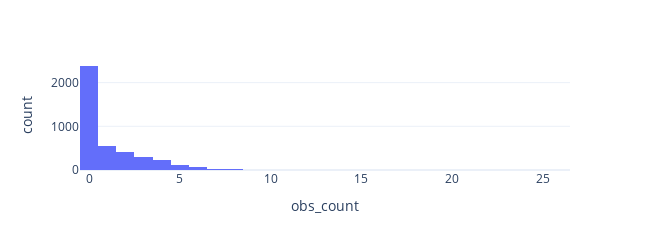

This figure's notebook cell:
### Markdown cell above
## Target variable

What about the values, which we are trying to predict?

### Code cell
px.histogram(merged, x='obs_count', nbins=int(merged['obs_count'].max()) + 1,
             height=250, width=650)

### Figure 1 — Plotly figure (JSON) as saved in the notebook; plotly's stock layout.template omitted (floating-point values rounded to 4 significant figures; data arrays with more than 128 entries replaced by an {"elided": "..."} marker saying what was removed)
{"data": [{"alignmentgroup": "True", "bingroup": "x", "hovertemplate": "obs_count=%{x}<br>count=%{y}<extra></extra>", "legendgroup": "", "marker": {"color": "#636efa"}, "name": "", "nbinsx": 27, "offsetgroup": "", "orientation": "v", "showlegend": false, "type": "histogram", "x": {"elided": "4139 int values"}, "xaxis": "x", "yaxis": "y"}], "layout": {"barmode": "relative", "height": 250, "legend": {"tracegroupgap": 0}, "margin": {"t": 60}, "width": 650, "xaxis": {"anchor": "y", "autorange": true, "domain": [0, 1], "range": [-0.5, 26.5], "title": {"text": "obs_count"}, "type": "linear"}, "yaxis": {"anchor": "x", "autorange": true, "domain": [0, 1], "range": [0, 2518.0], "title": {"text": "count"}}}}
